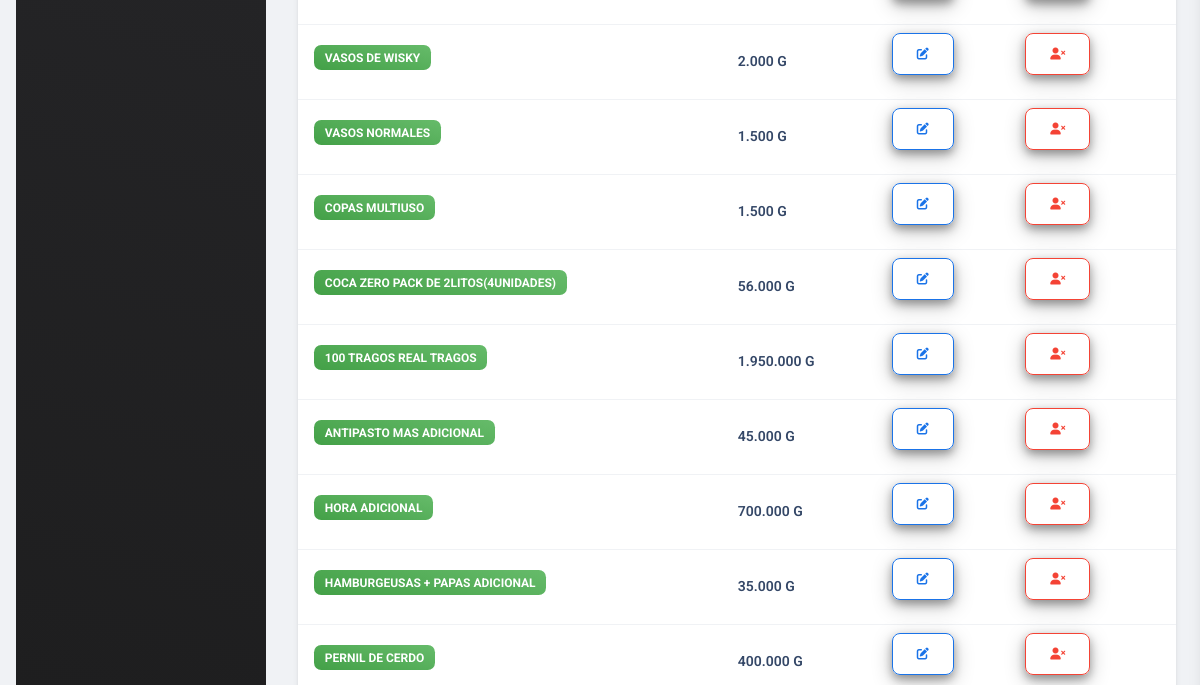
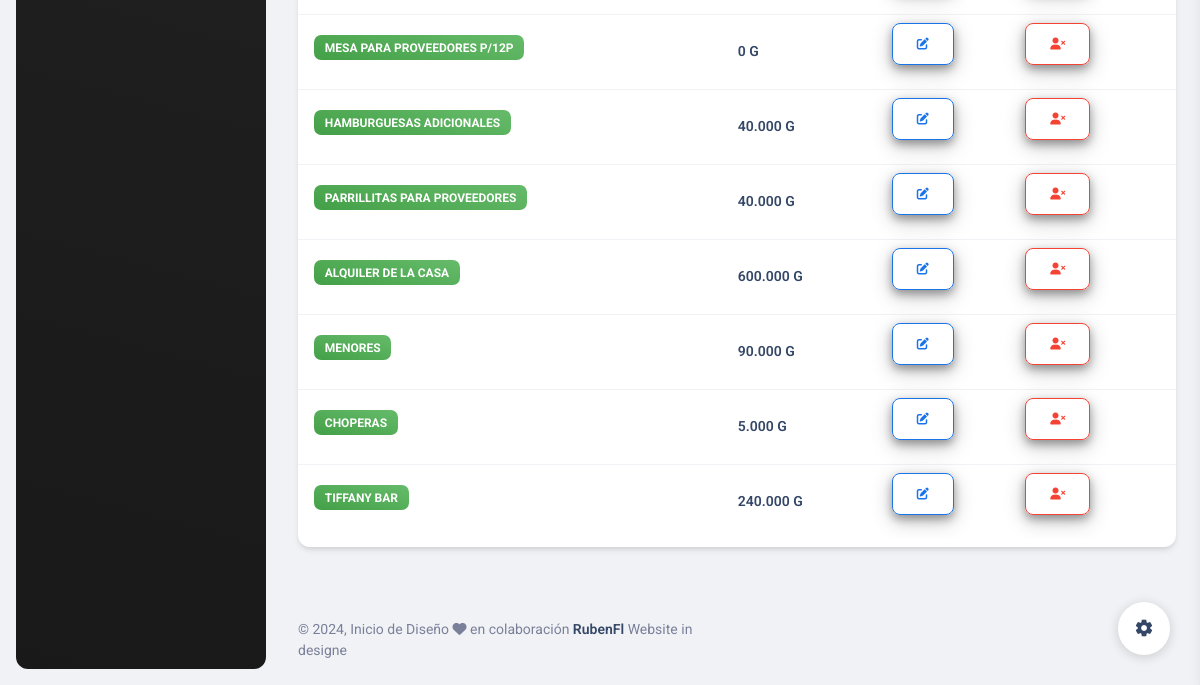
/Templates/servicios.php (signed in, lower part), run on an earlier commit of the app's database (2 pictures, top to bottom).
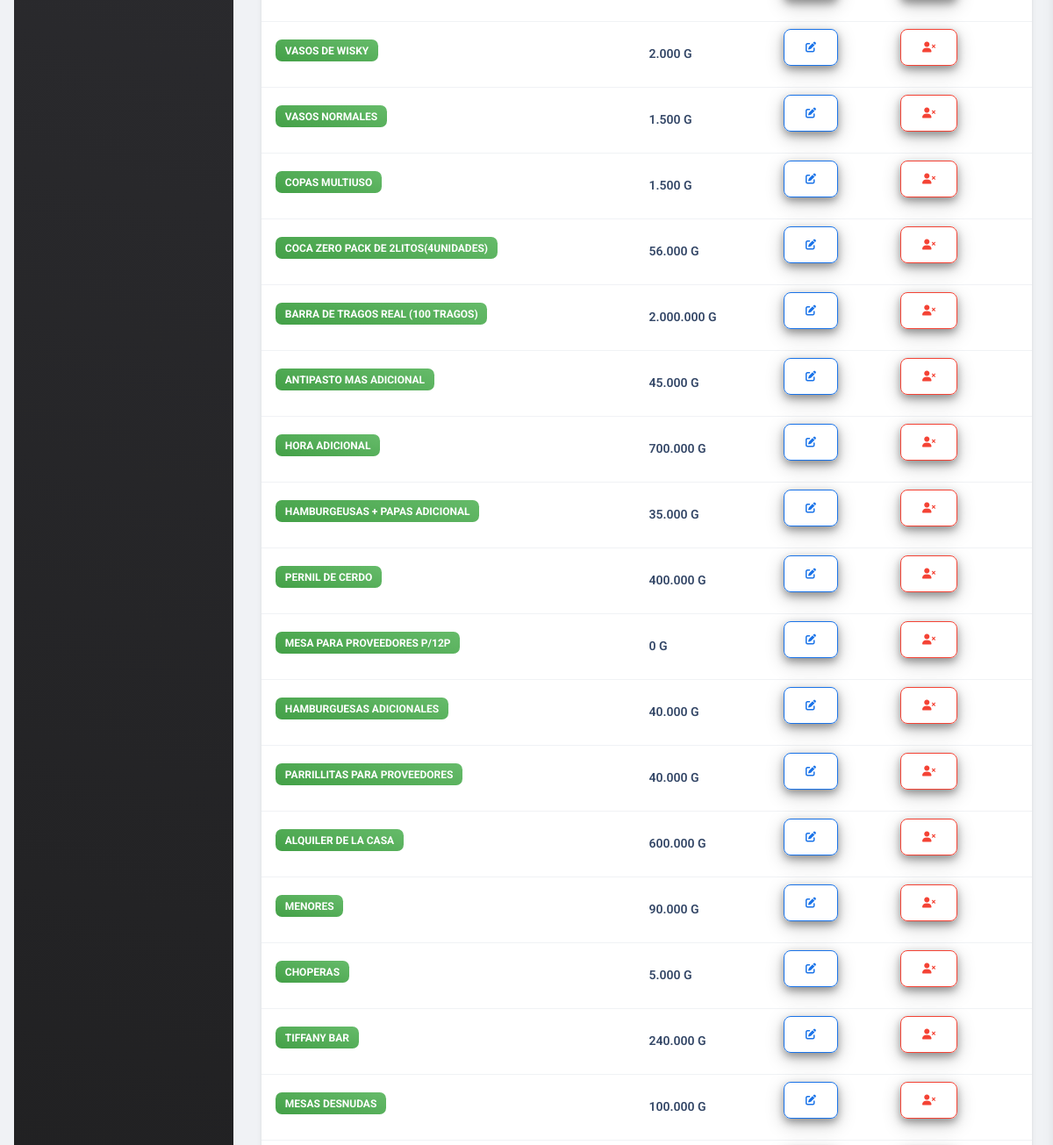
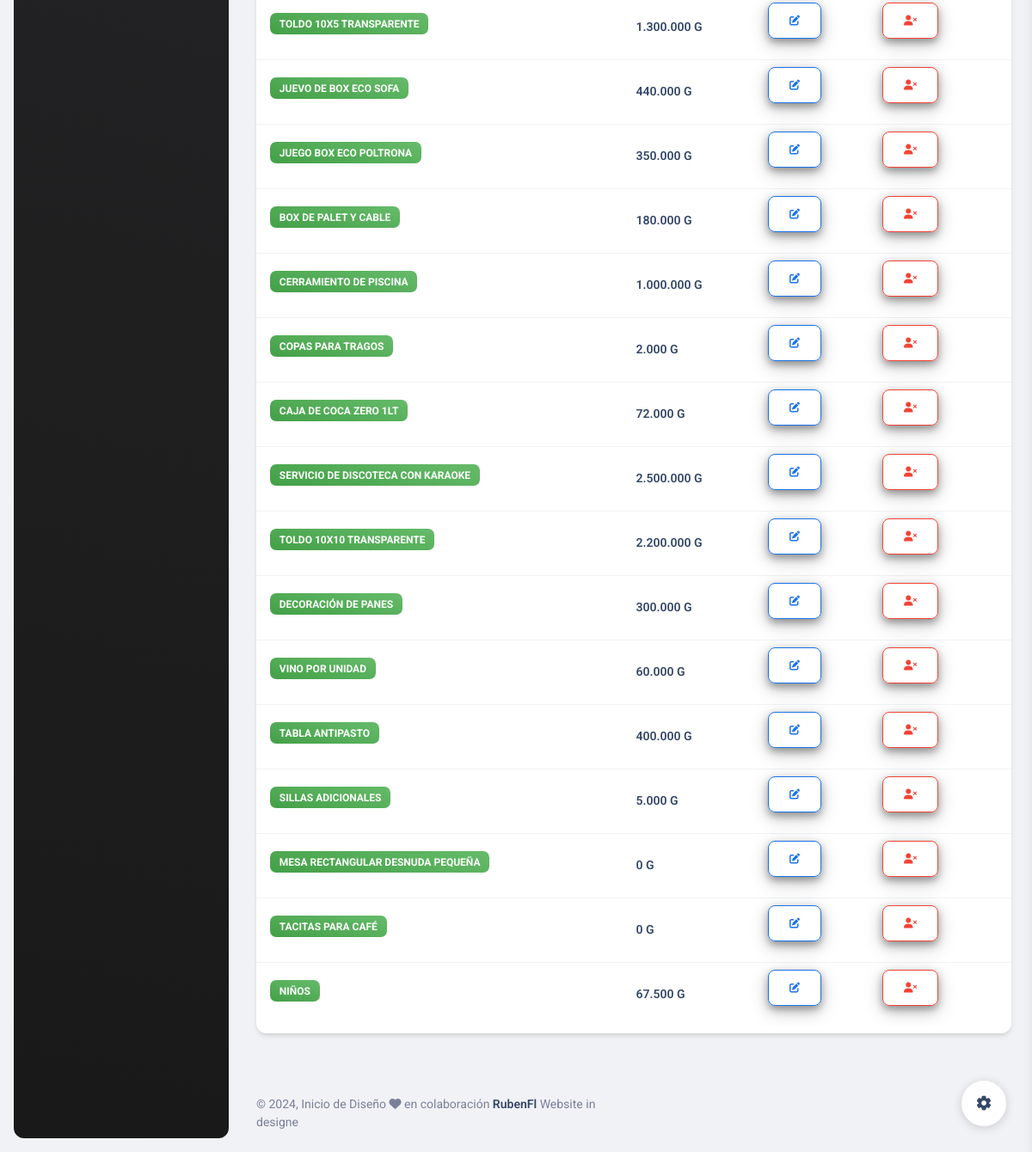
And on a later commit of the database (2 pictures, top to bottom).
### tables this page shows
CREATE TABLE `servicios` (
  `id` int(11) NOT NULL,
  `descripcion` varchar(100) DEFAULT NULL,
  `precio` int(11) DEFAULT NULL,
  `created_at` timestamp NULL DEFAULT current_timestamp(),
  `estatus` int(11) NOT NULL DEFAULT 1
);

### Templates/servicios.php (the view, shortened to what this page needs)
<?php
require_once('../Models/conexion.php');
require_once('../Includes/header_admin.php');
?>
<body class="g-sidenav-show  bg-gray-200">
  <?php include_once('../Includes/nav_admin.php'); ?>
  <main class="main-content position-relative max-height-vh-100 h-100 border-radius-lg ">
    <div class="container-fluid py-4">
      <div class="row">
        <div class="col-12">
          <div class="card my-4">
            <div class="card-body px-0 pb-2">
              <div class="table-responsive p-0">
                <table class="table align-items-center mb-0" id="tabla_Usuario">
                  <tbody>
                  <?php
                        $sql = mysqli_query($conection," SELECT * FROM servicios WHERE estatus = 1");
                         $resultado = mysqli_num_rows($sql);
                         if($resultado > 0){
                            while ($data = mysqli_fetch_array($sql)){
                      ?>
                    <tr>
                      <td>
                        <div class="d-flex px-2 py-1">
                          <div class="d-flex flex-column justify-content-center">
                            <h6 class="badge badge-sm bg-gradient-success"><?php echo $data['descripcion'];?></h6>
                          </div>
                        </div>
                      </td>
                      <td>
                        <div class="d-flex px-2 py-1">
                          <div class="d-flex flex-column justify-content-center">
                            <h6 class="mb-0 text-sm"><?php echo number_format($data['precio'],0,'.','.');?> G</h6>
                          </div>
                        </div>
                      </td>
                      <?php if ($_SESSION['rol'] == 1 || $_SESSION['rol'] == 2) {?>
                          <td>
                             <a href="../Views/modificarServicio.php?id=<?php echo $data['id']; ?>"class="btn btn-outline-info" style="box-shadow: 0 4px 8px 0 rgba(0, 0, 0, 0.3), 0 6px 20px  rgba(0, 0, 0, 0.25);"><i class="fas fa-edit"></i></a>
                          </td>
                      <?php } ?>
                      <?php if($_SESSION['rol'] == 1 ){ ?>
                          <td>
                            <button onclick="EliminarServicio('<?php echo $data['id']; ?>')"
                            class="btn btn-outline-danger" style="box-shadow: 0 4px 8px 0 rgba(0, 0, 0, 0.3), 0 6px 20px  rgba(0, 0, 0, 0.25);"><i class="fas fa-user-times"></i></button>
                          </td>
                    <?php } ?>
                    </tr>
                    <?php }
                } ?>
                  </tbody>
                </table>
              </div>
            </div>
          </div>
        </div>
      </div>
    </div>
    <footer class="footer py-4  ">
      <div class="container-fluid">
        <div class="row align-items-center justify-content-lg-between">
          <div class="col-lg-6 mb-lg-0 mb-4">
            <div class="copyright text-center text-sm text-muted text-lg-start">
              © ,
              Inicio de Diseño <i class="fa fa-heart"></i> en colaboración
              <a href="#" class="font-weight-bold" target="_blank">RubenFl</a>
              Website in designe
            </div>
          </div>
        </div>
      </div>
    </footer>
  </main>
<?php include_once('../Includes/footer_admin.php') ?>

What changed in the data, as far as the page shows it:
changed servicios: descripcion "100 TRAGOS REAL TRAGOS" → "BARRA DE TRAGOS REAL (100 TRAGOS)"; precio "1.950.000" → "2.000.000"
added servicios: descripcion "MESAS DESNUDAS", precio "100.000"
added servicios: descripcion "TOLDO 10X5 TRANSPARENTE", precio "1.300.000"
added servicios: descripcion "JUEVO DE BOX ECO SOFA", precio "440.000"
added servicios: descripcion "JUEGO BOX ECO POLTRONA", precio "350.000"
added servicios: descripcion "BOX DE PALET Y CABLE", precio "180.000"
added servicios: descripcion "CERRAMIENTO DE PISCINA", precio "1.000.000"
added servicios: descripcion "COPAS PARA TRAGOS", precio "2.000"
added servicios: descripcion "CAJA DE COCA ZERO 1LT", precio "72.000"
added servicios: descripcion "SERVICIO DE DISCOTECA CON KARAOKE", precio "2.500.000"
added servicios: descripcion "TOLDO 10X10 TRANSPARENTE", precio "2.200.000"
added servicios: descripcion "DECORACIÓN DE PANES", precio "300.000"
added servicios: descripcion "VINO POR UNIDAD", precio "60.000"
added servicios: descripcion "TABLA ANTIPASTO", precio "400.000"
added servicios: descripcion "SILLAS ADICIONALES", precio "5.000"
added servicios: descripcion "MESA RECTANGULAR DESNUDA PEQUEÑA", precio "0"
added servicios: descripcion "TACITAS PARA CAFÉ", precio "0"
added servicios: descripcion "NIÑOS", precio "67.500"
